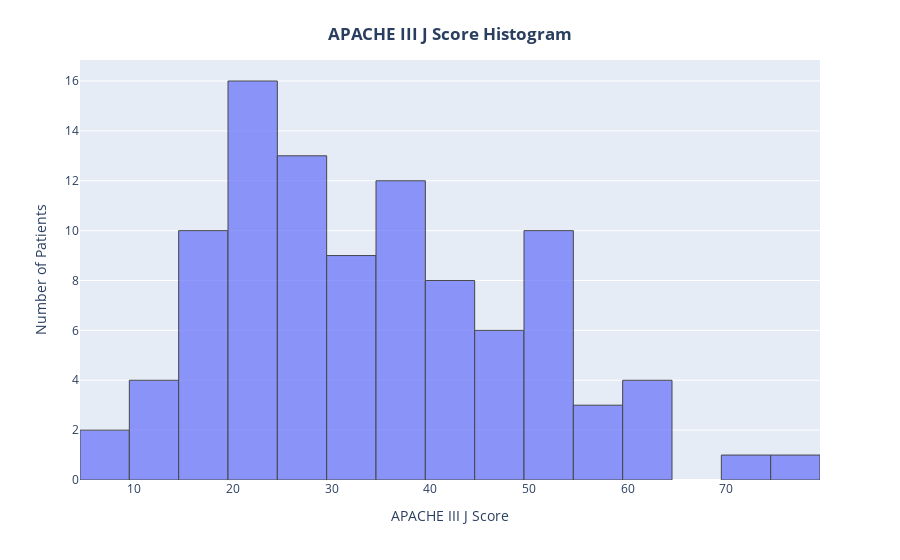

Source (notebook cell):
### Markdown cell above
**Histogram based on APACHE II Score**

### Code cell
apache_df_copy = apache_df.copy()
print("Initial number of rows:", len(apache_df_copy))
apache_df_copy = apache_df_copy[apache_df_copy["APACHE III J Score"] != "GCS Error!"]
print("Number of rows after removing rows:", len(apache_df_copy))

fig = px.histogram(apache_df_copy, x = "APACHE III J Score", nbins = 20)
fig.update_traces(marker_line_color = "black", marker_line_width = 1, opacity = 0.7)
fig.update_layout(yaxis_title = "Number of Patients")
fig.update_layout(title = {"text" : "<b>APACHE III J Score Histogram</b>", "x" : 0.5, "y" : 0.95, "xanchor" : "center", "yanchor" : "top"})
fig.show()

### Figure 1 — Plotly figure (JSON) as saved in the notebook; plotly's stock layout.template omitted (floating-point values rounded to 4 significant figures)
{"data": [{"alignmentgroup": "True", "bingroup": "x", "hovertemplate": "APACHE III J Score=%{x}<br>count=%{y}<extra></extra>", "legendgroup": "", "marker": {"color": "#636efa", "line": {"color": "black", "width": 1}, "pattern": {"shape": ""}}, "name": "", "nbinsx": 20, "offsetgroup": "", "opacity": 0.7, "orientation": "v", "showlegend": false, "type": "histogram", "x": [17, 11, 22, 14, 41, 37, 27, 28, 59, 29, 33, 53, 36, 52, 31, 61, 18, 24, 50, 43, 38, 21, 43, 54, 62, 47, 59, 42, 34, 13, 21, 39, 28, 24, 33, 60, 37, 29, 39, 20, 38, 19, 23, 35, 16, 26, 17, 39, 34, 15, 26, 9, 22, 21, 20, 32, 41, 25, 33, 42, 53, 24, 20, 13, 6, 19, 18, 77, 47, 18, 51, 50, 56, 20, 36, 35, 20, 52, 26, 23, 47, 29, 25, 25, 63, 54, 17, 41, 24, 29, 47, 37, 34, 45, 34, 44, 45, 74, 53], "xaxis": "x", "yaxis": "y"}], "layout": {"barmode": "relative", "legend": {"tracegroupgap": 0}, "margin": {"t": 60}, "title": {"text": "<b>APACHE III J Score Histogram</b>", "x": 0.5, "xanchor": "center", "y": 0.95, "yanchor": "top"}, "xaxis": {"anchor": "y", "domain": [0, 1], "title": {"text": "APACHE III J Score"}}, "yaxis": {"anchor": "x", "domain": [0, 1], "title": {"text": "Number of Patients"}}}}
